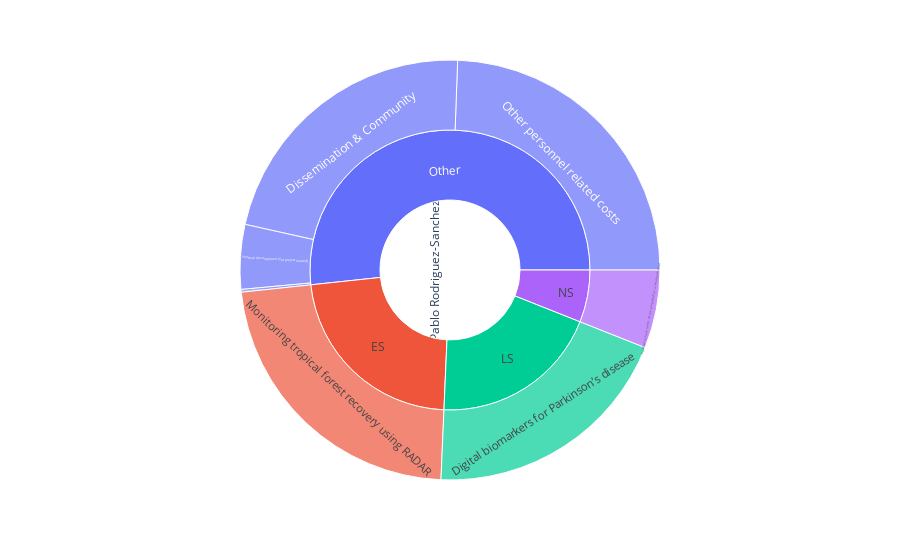

The cell this chart's notebook holds for it:
### Code cell
plot_engineer_sunburst(df, name.value)

### Figure 1 — Plotly figure (JSON) as saved in the notebook; plotly's stock layout.template omitted (floating-point values rounded to 4 significant figures)
{"data": [{"branchvalues": "total", "domain": {"x": [0, 1], "y": [0, 1]}, "hovertemplate": "labels=%{label}<br>hours=%{value}<br>parent=%{parent}<br>id=%{id}<extra></extra>", "ids": ["Pablo Rodriguez-Sanchez/LS/Digital biomarkers for Parkinson’s disease", "Pablo Rodriguez-Sanchez/Other/Dissemination & Community", "Pablo Rodriguez-Sanchez/Other/Knowledge Development", "Pablo Rodriguez-Sanchez/ES/Monitoring tropical forest recovery using RADAR", "Pablo Rodriguez-Sanchez/Other/Other personnel related costs", "Pablo Rodriguez-Sanchez/NS/Parallel-in-time meth. for the propagation in windfarm solut", "Pablo Rodriguez-Sanchez/Other/Personal development (not project related)", "Pablo Rodriguez-Sanchez/ES", "Pablo Rodriguez-Sanchez/LS", "Pablo Rodriguez-Sanchez/NS", "Pablo Rodriguez-Sanchez/Other", "Pablo Rodriguez-Sanchez"], "labels": ["Digital biomarkers for Parkinson’s disease", "Dissemination & Community", "Knowledge Development", "Monitoring tropical forest recovery using RADAR", "Other personnel related costs", "Parallel-in-time meth. for the propagation in windfarm solut", "Personal development (not project related)", "ES", "LS", "NS", "Other", "Pablo Rodriguez-Sanchez"], "name": "", "parents": ["Pablo Rodriguez-Sanchez/LS", "Pablo Rodriguez-Sanchez/Other", "Pablo Rodriguez-Sanchez/Other", "Pablo Rodriguez-Sanchez/ES", "Pablo Rodriguez-Sanchez/Other", "Pablo Rodriguez-Sanchez/NS", "Pablo Rodriguez-Sanchez/Other", "Pablo Rodriguez-Sanchez", "Pablo Rodriguez-Sanchez", "Pablo Rodriguez-Sanchez", "Pablo Rodriguez-Sanchez", ""], "type": "sunburst", "values": [186, 209, 2, 214, 231, 57, 47, 214, 186, 57, 489, 946]}], "layout": {"legend": {"tracegroupgap": 0}, "margin": {"t": 60}}}
